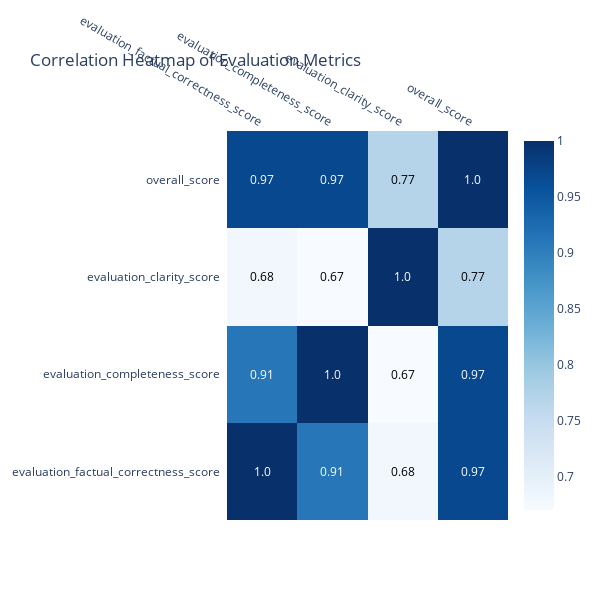

The code cell stored with this chart in its notebook:
### Code cell
import plotly.figure_factory as ff

# Select relevant columns
metrics = [
    'evaluation_factual_correctness_score',
    'evaluation_completeness_score',
    'evaluation_clarity_score',
    'overall_score'
]

# Calculate correlation matrix
corr_matrix = df[metrics].corr().round(2)

# Create heatmap
fig = ff.create_annotated_heatmap(
    z=corr_matrix.values,
    x=corr_matrix.columns.tolist(),
    y=corr_matrix.index.tolist(),
    annotation_text=corr_matrix.values,
    colorscale='Blues',
    showscale=True
)

fig.update_layout(
    title='Correlation Heatmap of Evaluation Metrics',
    width=600,
    height=600
)

fig.show()

### Figure 1 — Plotly figure (JSON) as saved in the notebook; plotly's stock layout.template omitted (floating-point values rounded to 4 significant figures)
{"data": [{"colorscale": [[0, "rgb(247,251,255)"], [0.125, "rgb(222,235,247)"], [0.25, "rgb(198,219,239)"], [0.375, "rgb(158,202,225)"], [0.5, "rgb(107,174,214)"], [0.625, "rgb(66,146,198)"], [0.75, "rgb(33,113,181)"], [0.875, "rgb(8,81,156)"], [1, "rgb(8,48,107)"]], "reversescale": false, "showscale": true, "type": "heatmap", "x": ["evaluation_factual_correctness_score", "evaluation_completeness_score", "evaluation_clarity_score", "overall_score"], "y": ["evaluation_factual_correctness_score", "evaluation_completeness_score", "evaluation_clarity_score", "overall_score"], "z": [[1.0, 0.91, 0.68, 0.97], [0.91, 1.0, 0.67, 0.97], [0.68, 0.67, 1.0, 0.77], [0.97, 0.97, 0.77, 1.0]]}], "layout": {"annotations": [{"font": {"color": "#FFFFFF"}, "showarrow": false, "text": "1.0", "x": "evaluation_factual_correctness_score", "xref": "x", "y": "evaluation_factual_correctness_score", "yref": "y"}, {"font": {"color": "#FFFFFF"}, "showarrow": false, "text": "0.91", "x": "evaluation_completeness_score", "xref": "x", "y": "evaluation_factual_correctness_score", "yref": "y"}, {"font": {"color": "#000000"}, "showarrow": false, "text": "0.68", "x": "evaluation_clarity_score", "xref": "x", "y": "evaluation_factual_correctness_score", "yref": "y"}, {"font": {"color": "#FFFFFF"}, "showarrow": false, "text": "0.97", "x": "overall_score", "xref": "x", "y": "evaluation_factual_correctness_score", "yref": "y"}, {"font": {"color": "#FFFFFF"}, "showarrow": false, "text": "0.91", "x": "evaluation_factual_correctness_score", "xref": "x", "y": "evaluation_completeness_score", "yref": "y"}, {"font": {"color": "#FFFFFF"}, "showarrow": false, "text": "1.0", "x": "evaluation_completeness_score", "xref": "x", "y": "evaluation_completeness_score", "yref": "y"}, {"font": {"color": "#000000"}, "showarrow": false, "text": "0.67", "x": "evaluation_clarity_score", "xref": "x", "y": "evaluation_completeness_score", "yref": "y"}, {"font": {"color": "#FFFFFF"}, "showarrow": false, "text": "0.97", "x": "overall_score", "xref": "x", "y": "evaluation_completeness_score", "yref": "y"}, {"font": {"color": "#000000"}, "showarrow": false, "text": "0.68", "x": "evaluation_factual_correctness_score", "xref": "x", "y": "evaluation_clarity_score", "yref": "y"}, {"font": {"color": "#000000"}, "showarrow": false, "text": "0.67", "x": "evaluation_completeness_score", "xref": "x", "y": "evaluation_clarity_score", "yref": "y"}, {"font": {"color": "#FFFFFF"}, "showarrow": false, "text": "1.0", "x": "evaluation_clarity_score", "xref": "x", "y": "evaluation_clarity_score", "yref": "y"}, {"font": {"color": "#000000"}, "showarrow": false, "text": "0.77", "x": "overall_score", "xref": "x", "y": "evaluation_clarity_score", "yref": "y"}, {"font": {"color": "#FFFFFF"}, "showarrow": false, "text": "0.97", "x": "evaluation_factual_correctness_score", "xref": "x", "y": "overall_score", "yref": "y"}, {"font": {"color": "#FFFFFF"}, "showarrow": false, "text": "0.97", "x": "evaluation_completeness_score", "xref": "x", "y": "overall_score", "yref": "y"}, {"font": {"color": "#000000"}, "showarrow": false, "text": "0.77", "x": "evaluation_clarity_score", "xref": "x", "y": "overall_score", "yref": "y"}, {"font": {"color": "#FFFFFF"}, "showarrow": false, "text": "1.0", "x": "overall_score", "xref": "x", "y": "overall_score", "yref": "y"}], "height": 600, "title": {"text": "Correlation Heatmap of Evaluation Metrics"}, "width": 600, "xaxis": {"dtick": 1, "gridcolor": "rgb(0, 0, 0)", "side": "top", "ticks": ""}, "yaxis": {"dtick": 1, "ticks": "", "ticksuffix": "  "}}}
